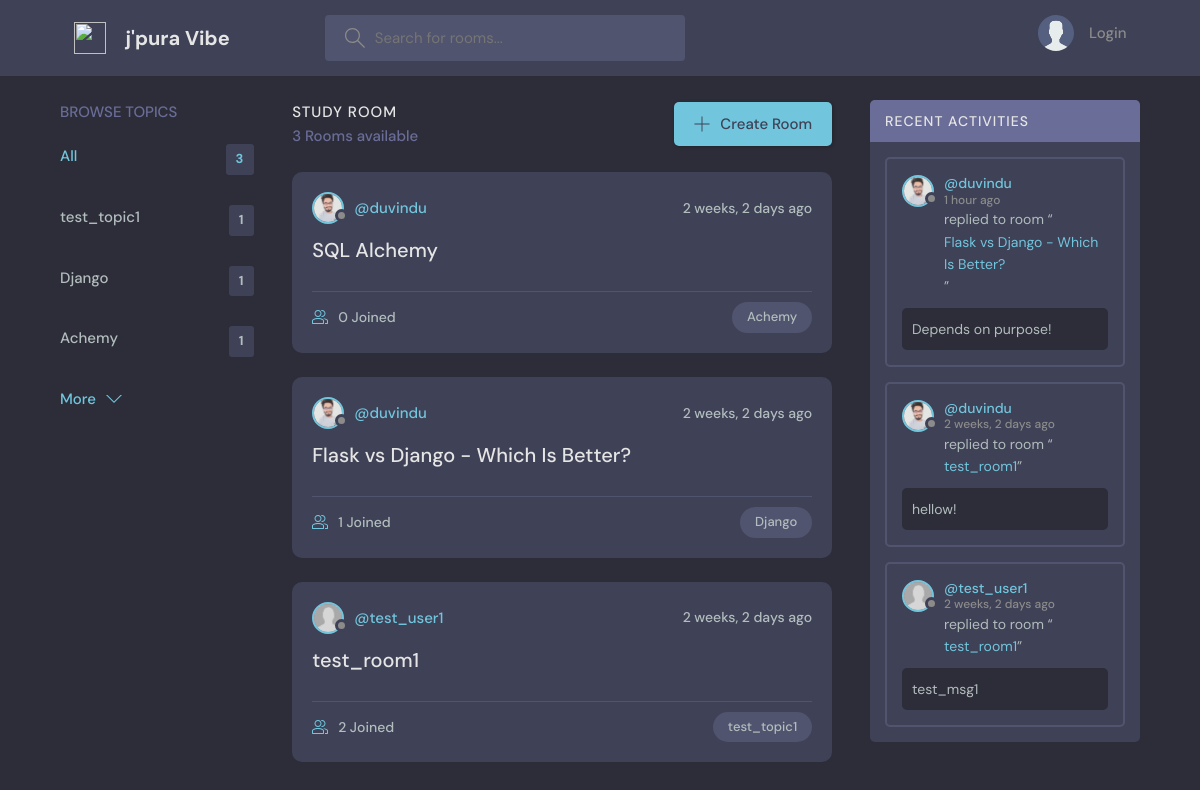
The page / on the database its author committed.
### home/models.py (models this page shows, shortened)
class Topic(models.Model):
    name = models.CharField(max_length=200)
    user = models.ForeignKey(User, on_delete=models.CASCADE)

class Rooms(models.Model):
    host = models.ForeignKey(User, on_delete=models.CASCADE)
    topic = models.ForeignKey(Topic, on_delete=models.CASCADE)
    name  = models.CharField(max_length=200)
    description = models.TextField(null = True, blank = True)
    participants = models.ManyToManyField(User, related_name='participants', blank=True)
    updated = models.DateTimeField(auto_now=True)
    created = models.DateTimeField(auto_now_add=True)
    def __str__(self):
        return f"{self.name}"
    class Meta:
        ordering = ['-created']

class Profile(models.Model):
    user = models.OneToOneField(User, on_delete = models.CASCADE)
    image = models.ImageField(default='default.jpg', upload_to='profile_pics')
    email = models.EmailField(null=True, blank=True, unique=True)

class Message(models.Model):
    user = models.ForeignKey(User, on_delete=models.CASCADE)
    room = models.ForeignKey(Rooms, on_delete=models.CASCADE)
    body = models.TextField()
    updated = models.DateTimeField(auto_now=True)
    created = models.DateTimeField(auto_now_add=True)
    class Meta:
        ordering = ['-created']

### home/views.py (the view)
# urls.py: 2. Add a URL to urlpatterns:  path('', views.home, name='home')
def home(request):
    q = request.GET.get('q') if request.GET.get('q') != None else ''
    rooms = Rooms.objects.filter(
        Q(topic__name__icontains = q)|
        Q(host__username__icontains = q)|
        Q(name__icontains = q)|
        Q(description__icontains = q)
    )
    topics = Topic.objects.all()[:5]
    room_count = rooms.count()
    rooms_messages = Message.objects.all()
    context = {'rooms': rooms, 'topics': topics, 'room_count': room_count, 'rooms_messages': rooms_messages}
    return render(request, 'home/index.html', context)

### home/templates/home/index.html (shortened to what this page needs)
{% extends 'main.html' %}
{% block content %}
    <main class="layout layout--3">
      <div class="container">
        {% include 'home/topics_component.html' %}
        <div class="roomList">
          <div class="roomList__header">
            <div>
              <h2>Study Room</h2>
              <p>{{room_count}} Rooms available</p>
            </div>
            <a class="btn btn--main" href="{% url 'create-room' %}">
              <svg version="1.1" xmlns="http://www.w3.org/2000/svg" width="32" height="32" viewBox="0 0 32 32">
                <title>add</title>
                <path
                  d="M16.943 0.943h-1.885v14.115h-14.115v1.885h14.115v14.115h1.885v-14.115h14.115v-1.885h-14.115v-14.115z"
                ></path>
              </svg>
              Create Room
            </a>
          </div>
         {% include 'home/feed_component.html' %}
        </div>
         {% include 'home/activity_component.html' %}
      </div>
    </main>
{% endblock %}

### home/templates/home/topics_component.html
<div class="topics">
    <div class="topics__header">
      <h2>Browse Topics</h2>
    </div>
    <ul class="topics__list">
      <li>
        <a href="{% url 'home' %}" class="active">All <span>{{topics.count}}</span></a>
      </li>
      {% for topic in topics %}
      <li>
        <a href="{% url 'home' %}?q={{topic.name}}">{{topic.name}}<span>{{topic.rooms_set.all.count}}</span></a>
      </li>
      {% endfor %}
    </ul>
    <a class="btn btn--link" href="{% url 'topics' %}">
      More
      <svg version="1.1" xmlns="http://www.w3.org/2000/svg" width="32" height="32" viewBox="0 0 32 32">
        <title>chevron-down</title>
        <path d="M16 21l-13-13h-3l16 16 16-16h-3l-13 13z"></path>
      </svg>
    </a>
  </div>

### home/templates/home/feed_component.html (shortened to what this page needs)
{% for room in rooms %}
<div class="roomListRoom">
    <div class="roomListRoom__header">
      <a href="{% url 'user-profile' room.host.pk %}" class="roomListRoom__author">
        {% if room.host == request.user %}
        <div class="avatar avatar--small active ">
          <img src="{{room.host.profile.image.url}}" />
        </div>
        {% else %}
        <div class="avatar avatar--small ">
          <img src="{{room.host.profile.image.url}}" />
        </div>
        {% endif %}
        <span>@{{room.host.username}}</span>
      </a>
      <div class="roomListRoom__actions">
        <span>{{room.created|timesince}} ago</span>
      </div>
    </div>
    <div class="roomListRoom__content">
      <a href="{% url 'room' room.pk %}">{{room.name}}</a>
    </div>
    <div class="roomListRoom__meta">
      <a href="{% url 'room' room.pk %}" class="roomListRoom__joined">
        {{room.participants.all.count}} Joined
      </a>
      <p class="roomListRoom__topic">{{room.topic.name}}</p>
    </div>
  </div>
{%endfor %}

### home/templates/home/activity_component.html (shortened to what this page needs)
<div class="activities">
    <div class="activities__header">
      <h2>Recent Activities</h2>
    </div>
    {% for message in rooms_messages %}
    <div class="activities__box">
      <div class="activities__boxHeader roomListRoom__header">
        <a href="{% url 'user-profile' message.user.pk %}" class="roomListRoom__author">
          {% if message.user == request.user %}
          <div class="avatar avatar--small active ">
            <img src="{{message.user.profile.image.url}}" />
          </div>
          {% else %}
          <div class="avatar avatar--small ">
            <img src="{{message.user.profile.image.url}}" />
          </div>
          {% endif %}
          <p>
            @{{message.user.username}}
            <span>{{message.created|timesince}} ago</span>
          </p>
        </a>
    </div>
      <div class="activities__boxContent">
        <p>replied to room “<a href="{% url 'room' message.room.id %}">{{message.room}}</a>”</p>
        <div class="activities__boxRoomContent">
            {{message.body}}
        </div>
      </div>
    </div>
    {% endfor %}
  </div>

### rows shown on the page
Topic: name "test_topic1", rooms_set.all.count "1"
Topic: name "Django", rooms_set.all.count "1"
Topic: name "Achemy", rooms_set.all.count "1"
Rooms: host.profile.image (picture), host.username "duvindu", created "2 weeks, 2 days", name "SQL Alchemy", participants.all.count "0", topic.name "Achemy"
Rooms: host.profile.image (picture), host.username "duvindu", created "2 weeks, 2 days", name "Flask vs Django - Which Is Better?", participants.all.count "1", topic.name "Django"
Rooms: host.profile.image (placeholder picture), host.username "test_user1", created "2 weeks, 2 days", name "test_room1", participants.all.count "2", topic.name "test_topic1"
Message: user.profile.image (picture), user.username "duvindu", created "1 hour", room "Flask vs Django - Which Is Better?", body "Depends on purpose!"
Message: user.profile.image (picture), user.username "duvindu", created "2 weeks, 2 days", room "test_room1", body "hellow!"
Message: user.profile.image (placeholder picture), user.username "test_user1", created "2 weeks, 2 days", room "test_room1", body "test_msg1"

### other values the page prints
{{ topics.count }} "3"
{{ room_count }} "3"
